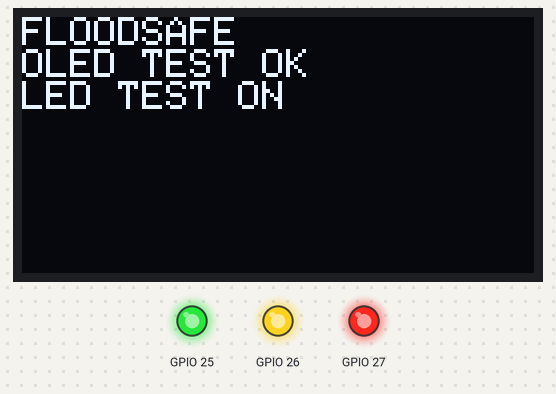
The sketch below on a simulated ESP32. Parts: 128×64 one-colour display, output pins drawn as LEDs (lit = HIGH).

Above: at 0.1 s.

The sketch:

sketch.ino
```cpp
#include <Wire.h>
#include <Adafruit_GFX.h>
#include <Adafruit_SSD1306.h>

Adafruit_SSD1306 display(128, 64, &Wire, -1);

void setup() {
  pinMode(25, OUTPUT);
  pinMode(26, OUTPUT);
  pinMode(27, OUTPUT);

  digitalWrite(25, HIGH);
  digitalWrite(26, HIGH);
  digitalWrite(27, HIGH);

  Wire.begin(21, 22);

  if (!display.begin(SSD1306_SWITCHCAPVCC, 0x3C)) {
    Serial.begin(115200);
    Serial.println("OLED initialization failed");
    return;
  }

  display.clearDisplay();
  display.setTextSize(1);
  display.setTextColor(SSD1306_WHITE);
  display.setCursor(0, 0);
  display.println("FLOODSAFE");
  display.println("OLED TEST OK");
  display.println("LED TEST ON");
  display.display();
}

void loop() {
}
```
